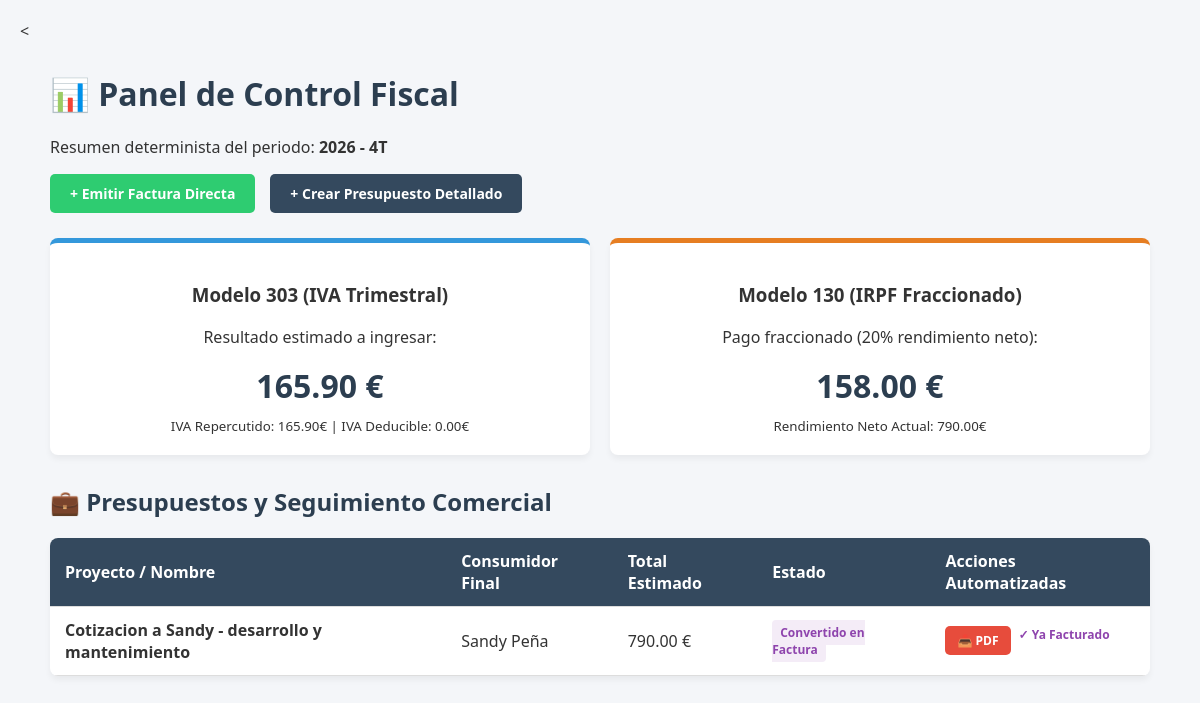
The app's page / (signed in), older data.
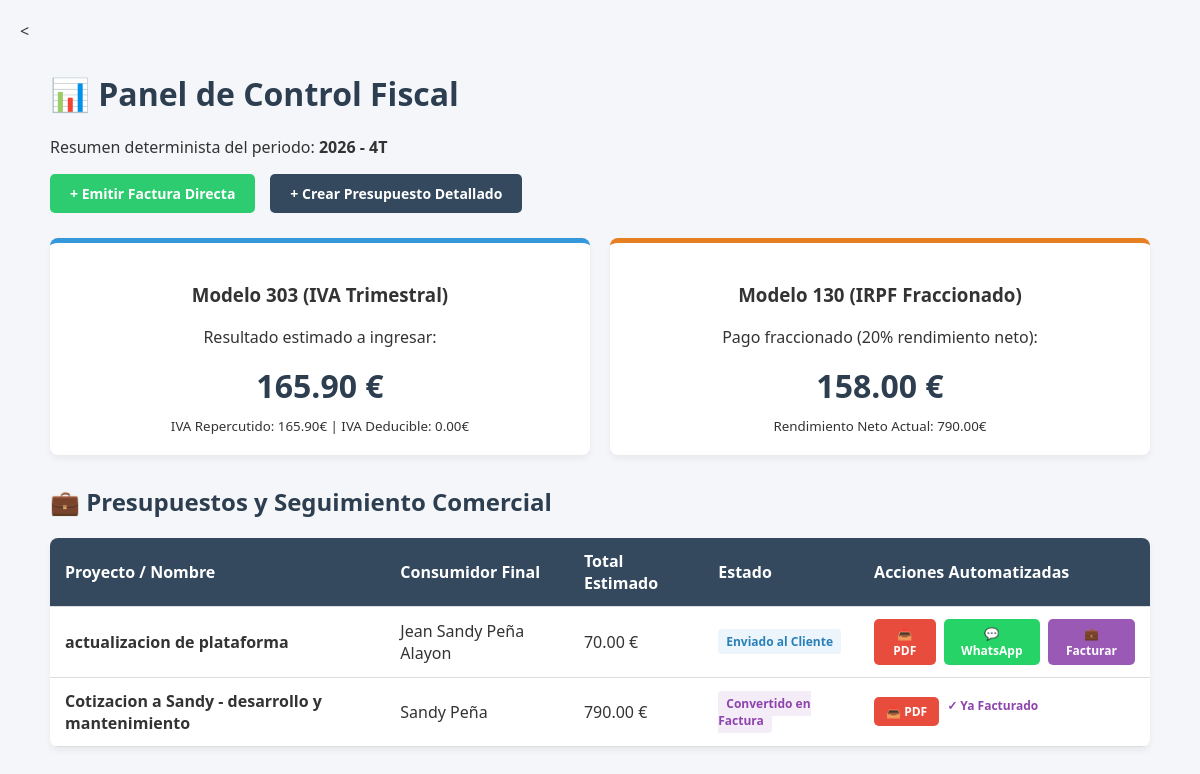
The same page, newer data.
### fiscalidad/models.py (models this page shows, shortened)
class Cotizacion(models.Model):
    ESTADOS = [
        ('BORRADOR', 'Borrador / En edición'),
        ('ENVIADO', 'Enviado al Cliente'),
        ('ACEPTADO', 'Aceptado (Listo para facturar)'),
        ('FACTURADO', 'Convertido en Factura'),
    ]
    autonomo = models.ForeignKey(PerfilAutonomo, on_delete=models.CASCADE, related_name='cotizaciones')
    cliente = models.ForeignKey(Cliente, on_delete=models.PROTECT, related_name='cotizaciones', null=True)
    titulo_proyecto = models.CharField(max_length=250)
    cliente_nombre = models.CharField(max_length=150, blank=True)
    cliente_nif = models.CharField(max_length=15, blank=True)
    cliente_telefono = models.CharField(max_length=20, blank=True)
    cliente_email = models.EmailField(blank=True)
    estado = models.CharField(max_length=10, choices=ESTADOS, default='BORRADOR')
    fecha_creacion = models.DateField(auto_now_add=True)
    @property
    def total_base_imponible(self) -> Decimal:
        total = sum(linea.coste_total for linea in self.lineas.all())
        return Decimal(total).quantize(Decimal('0.01'))

class LineaCotizacion(models.Model):
    cotizacion = models.ForeignKey(Cotizacion, on_delete=models.CASCADE, related_name='lineas')
    descripcion_elemento = models.CharField(max_length=250)
    width = models.PositiveIntegerField(default=1) # Cantidad
    precio_unitario = models.DecimalField(max_digits=10, decimal_places=2)
    @property
    def coste_total(self) -> Decimal:
        return (Decimal(self.width) * self.precio_unitario).quantize(Decimal('0.01'))

### fiscalidad/views.py (the view)
# urls.py: path('', views.dashboard_fiscal, name='dashboard_fiscal'),
@login_required
def dashboard_fiscal(request):
    try:
        perfil = request.user.perfil
    except PerfilAutonomo.DoesNotExist:
        return render(request, 'fiscalidad/no_perfil.html')
    hoy = datetime.date.today()
    trimestre_actual = (hoy.month - 1) // 3 + 1
    from .services import calcular_impuestos_trimestre
    datos_fiscales = calcular_impuestos_trimestre(perfil, hoy.year, trimestre_actual)
    gastos_mes = GastoRecibido.objects.filter(autonomo=perfil, fecha_gasto__year=hoy.year, fecha_gasto__month=hoy.month)
    facturas_mes = FacturaEmitida.objects.filter(autonomo=perfil, fecha_emision__year=hoy.year, fecha_emision__month=hoy.month)
    cotizaciones_usuario = Cotizacion.objects.filter(autonomo=perfil).order_by('-fecha_creacion')
    context = {
        'datos_fiscales': datos_fiscales,
        'gastos_mes': gastos_mes,
        'facturas_mes': facturas_mes,
        'cotizaciones_usuario': cotizaciones_usuario,
    }
    return render(request, 'fiscalidad/dashboard.html', context)

### fiscalidad/models.py (called while the page is built)
    @property
    def total_iva(self) -> Decimal:
        return (self.base_imponible * self.porcentaje_iva).quantize(Decimal('0.01'))

### fiscalidad/templates/fiscalidad/dashboard.html (shortened to what this page needs)
<<!DOCTYPE html>
<html lang="es">
<head>
</head>
<body>
    <div class="container">
        <h1>📊 Panel de Control Fiscal</h1>
        <p>Resumen determinista del periodo: <strong>{{ datos_fiscales.ejercicio }} - {{ datos_fiscales.trimestre }}</strong></p>
        <div class="acciones-cabecera">
            <a href="{% url 'emitir_factura' %}" class="btn btn-principal">+ Emitir Factura Directa</a>
            <a href="/admin/fiscalidad/cotizacion/add/" class="btn btn-principal" style="background: #34495e;">+ Crear Presupuesto Detallado</a>
        </div>
        <div class="grid-impuestos">
            <div class="card card-impuesto">
                <h3>Modelo 303 (IVA Trimestral)</h3>
                <p>Resultado estimado a ingresar:</p>
                <div class="monto">{{ datos_fiscales.modelo_303_iva_a_ingresar }} €</div>
                <small>IVA Repercutido: {{ datos_fiscales.resumen_ingresos.iva_repercutido }}€ | IVA Deducible: {{ datos_fiscales.resumen_gastos.iva_deducible }}€</small>
            </div>
            <div class="card card-impuesto irpf">
                <h3>Modelo 130 (IRPF Fraccionado)</h3>
                <p>Pago fraccionado (20% rendimiento neto):</p>
                <div class="monto">{{ datos_fiscales.modelo_130_irpf_a_ingresar }} €</div>
                <small>Rendimiento Neto Actual: {{ datos_fiscales.rendimiento_neto_actividad }}€</small>
            </div>
        </div>
        <h2>💼 Presupuestos y Seguimiento Comercial</h2>
        <table>
            <thead>
                <tr>
                    <th>Proyecto / Nombre</th>
                    <th>Consumidor Final</th>
                    <th>Total Estimado</th>
                    <th>Estado</th>
                    <th>Acciones Automatizadas</th>
                </tr>
            </thead>
            <tbody>
                {% for cotizacion in cotizaciones_usuario %}
                <tr>
                    <td><strong>{{ cotizacion.titulo_proyecto }}</strong></td>
                    <td>{{ cotizacion.cliente_nombre }}</td>
                    <td>{{ cotizacion.total_base_imponible }} €</td>
                    <td>
                        <span class="badge badge-{{ cotizacion.estado|lower }}">
                            {{ cotizacion.get_estado_display }}
                        </span>
                    </td>
                    <td>
                        <div class="flex-acciones">
                            <a href="{% url 'descargar_cotizacion_pdf' cotizacion.id %}" class="btn btn-pdf">📥 PDF</a>
                            {% if cotizacion.estado != 'FACTURADO' %}
                                <a href="{% url 'enviar_whatsapp_cotizacion' cotizacion.id %}" target="_blank" class="btn btn-ws">💬 WhatsApp</a>
                                <a href="{% url 'convertir_a_factura' cotizacion.id %}" class="btn btn-convertir">💼 Facturar</a>
                            {% else %}
                                <span style="color: #8e44ad; font-size: 12px; font-weight: bold;">✓ Ya Facturado</span>
                            {% endif %}
                        </div>
                    </td>
                </tr>
                {% empty %}
                <tr>
                    <td colspan="5" style="text-align: center; color: #7f8c8d;">No tienes presupuestos o cotizaciones registradas.</td>
                </tr>
                {% endfor %}
            </tbody>
        </table>
    </div>
</body>
</html>

### fiscalidad/templates/fiscalidad/dashboard.html (style rules this page uses)
body { font-family: 'Segoe UI', Tahoma, Geneva, Verdana, sans-serif; background: #f4f6f9; margin: 0; padding: 20px; color: #333; }
.container { max-width: 1100px; margin: 0 auto; }
h1, h2 { color: #2c3e50; margin-top: 30px; }
.grid-impuestos { display: grid; grid-template-columns: 1fr 1fr; gap: 20px; margin-bottom: 30px; }
.card { background: white; padding: 20px; border-radius: 8px; box-shadow: 0 4px 6px rgba(0,0,0,0.05); }
.card-impuesto { text-align: center; border-top: 5px solid #3498db; }
.card-impuesto.irpf { border-top-color: #e67e22; }
.monto { font-size: 32px; font-weight: bold; margin: 10px 0; color: #2c3e50; }
.acciones-cabecera { display: flex; gap: 15px; margin-bottom: 25px; }
.btn { display: inline-block; color: white; padding: 10px 20px; text-decoration: none; border-radius: 5px; font-weight: bold; font-size: 14px; text-align: center; border: none; cursor: pointer; }
.btn-principal { background: #2ecc71; }
.btn-pdf { background: #e74c3c; padding: 6px 12px; font-size: 12px; }
.btn-ws { background: #25d366; padding: 6px 12px; font-size: 12px; }
.btn-convertir { background: #9b59b6; padding: 6px 12px; font-size: 12px; }
table { width: 100%; border-collapse: collapse; background: white; border-radius: 8px; overflow: hidden; box-shadow: 0 4px 6px rgba(0,0,0,0.05); margin-bottom: 30px; }
th, td { padding: 12px 15px; text-align: left; border-bottom: 1px solid #ddd; }
th { background: #34495e; color: white; }
.badge { padding: 4px 8px; border-radius: 4px; font-size: 12px; font-weight: bold; }
.badge-enviado { background: #ebf5fb; color: #2980b9; }
.badge-facturado { background: #f4ecf7; color: #8e44ad; }
.flex-acciones { display: flex; gap: 8px; }

Row changes from the older to the newer data that the page shows:
added Cotizacion: titulo_proyecto "actualizacion de plataforma", cliente_nombre "Jean Sandy Peña Alayon", total_base_imponible "70.00", estado "Enviado al Cliente", shows "💬 WhatsApp"
